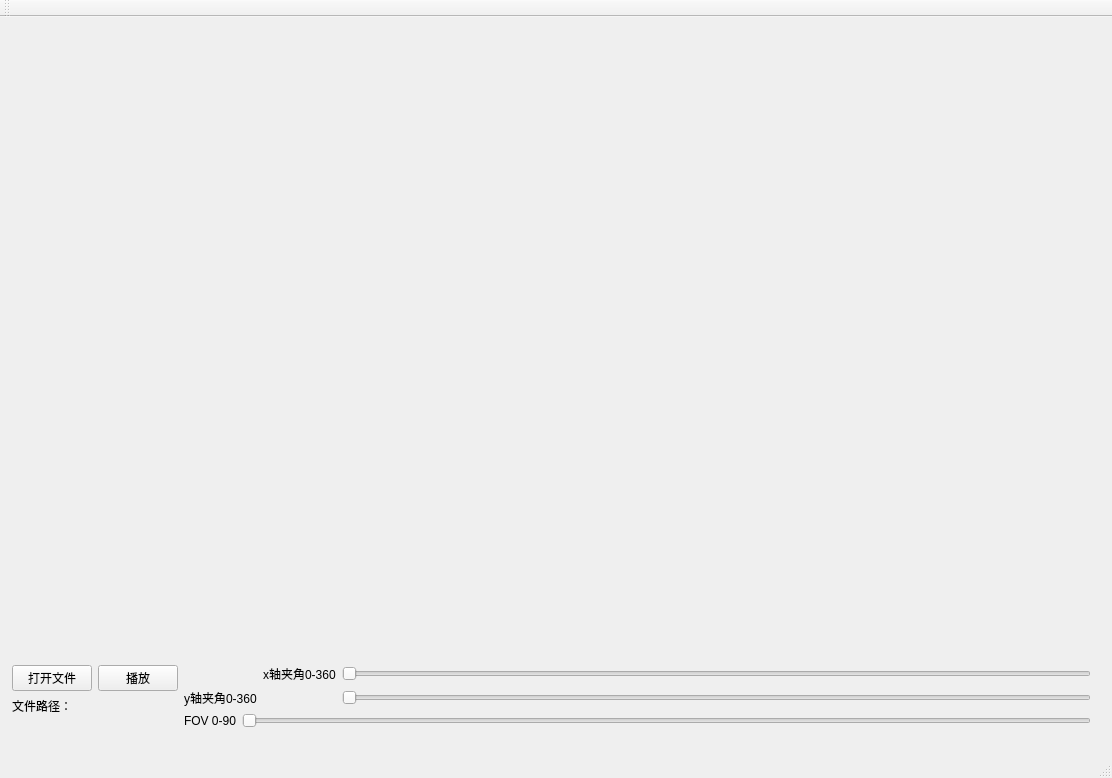
<?xml version="1.0" encoding="UTF-8"?>
<ui version="4.0">
 <class>VRSuperPlayerClass</class>
 <widget class="QMainWindow" name="VRSuperPlayerClass">
  <property name="geometry">
   <rect>
    <x>0</x>
    <y>0</y>
    <width>1112</width>
    <height>778</height>
   </rect>
  </property>
  <property name="sizePolicy">
   <sizepolicy hsizetype="Expanding" vsizetype="Expanding">
    <horstretch>0</horstretch>
    <verstretch>0</verstretch>
   </sizepolicy>
  </property>
  <property name="windowTitle">
   <string>VRSuperPlayer</string>
  </property>
  <widget class="QWidget" name="centralWidget">
   <property name="sizePolicy">
    <sizepolicy hsizetype="Expanding" vsizetype="Expanding">
     <horstretch>0</horstretch>
     <verstretch>0</verstretch>
    </sizepolicy>
   </property>
   <widget class="QWidget" name="layoutWidget">
    <property name="geometry">
     <rect>
      <x>1</x>
      <y>1</y>
      <width>1101</width>
      <height>721</height>
     </rect>
    </property>
    <layout class="QGridLayout" name="gridLayout_4" rowstretch="6,1" columnstretch="0">
     <item row="0" column="0">
      <widget class="QWidget" name="VideoWidget" native="true"/>
     </item>
     <item row="1" column="0">
      <layout class="QGridLayout" name="gridLayout_3" rowstretch="2">
       <item row="0" column="0">
        <layout class="QFormLayout" name="formLayout">
         <item row="0" column="0">
          <layout class="QGridLayout" name="gridLayout">
           <item row="0" column="0">
            <widget class="QPushButton" name="OpenButton">
             <property name="text">
              <string>打开文件</string>
             </property>
            </widget>
           </item>
           <item row="0" column="1">
            <widget class="QPushButton" name="PlayButton">
             <property name="text">
              <string>播放</string>
             </property>
            </widget>
           </item>
          </layout>
         </item>
         <item row="1" column="0">
          <widget class="QLabel" name="FilePath">
           <property name="text">
            <string>文件路径：</string>
           </property>
          </widget>
         </item>
        </layout>
       </item>
       <item row="0" column="1">
        <layout class="QGridLayout" name="gridLayout_2">
         <item row="0" column="3">
          <widget class="QSlider" name="x_slider">
           <property name="orientation">
            <enum>Qt::Horizontal</enum>
           </property>
          </widget>
         </item>
         <item row="2" column="1" colspan="3">
          <widget class="QSlider" name="fov_slider">
           <property name="orientation">
            <enum>Qt::Horizontal</enum>
           </property>
          </widget>
         </item>
         <item row="1" column="3">
          <widget class="QSlider" name="y_slider">
           <property name="orientation">
            <enum>Qt::Horizontal</enum>
           </property>
          </widget>
         </item>
         <item row="1" column="0" colspan="2">
          <widget class="QLabel" name="label_2">
           <property name="text">
            <string>y轴夹角0-360</string>
           </property>
          </widget>
         </item>
         <item row="2" column="0">
          <widget class="QLabel" name="FOV_LABEL">
           <property name="text">
            <string>FOV 0-90</string>
           </property>
          </widget>
         </item>
         <item row="0" column="2">
          <widget class="QLabel" name="label">
           <property name="text">
            <string>x轴夹角0-360</string>
           </property>
          </widget>
         </item>
        </layout>
       </item>
      </layout>
     </item>
    </layout>
   </widget>
  </widget>
  <widget class="QMenuBar" name="menuBar">
   <property name="geometry">
    <rect>
     <x>0</x>
     <y>0</y>
     <width>1112</width>
     <height>23</height>
    </rect>
   </property>
  </widget>
  <widget class="QToolBar" name="mainToolBar">
   <attribute name="toolBarArea">
    <enum>TopToolBarArea</enum>
   </attribute>
   <attribute name="toolBarBreak">
    <bool>false</bool>
   </attribute>
  </widget>
  <widget class="QStatusBar" name="statusBar"/>
 </widget>
 <layoutdefault spacing="6" margin="11"/>
 <resources>
  <include location="VRSuperPlayer.qrc"/>
 </resources>
 <connections/>
</ui>
